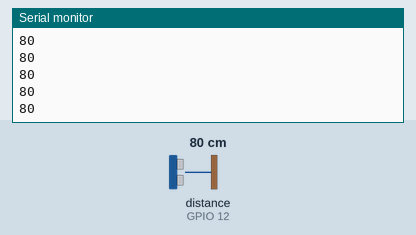
This sketch was run on a simulated ESP8266 (NodeMCU). Shown: the last lines printed to the serial monitor. Wiring (inferred from the names in the program): ultrasonic range finder: trigger GPIO 13; echo GPIO 12. Inputs (shaded band) come from the test bench; at power-on: distance to the obstacle (sensor on GPIO 12) 80 cm. The echo pulse lasts 58.3 µs per cm.

Above: at 1.2 s.
1.3 s: distance to the obstacle (sensor on GPIO 12) set to 2 cm
At 1.37 s:
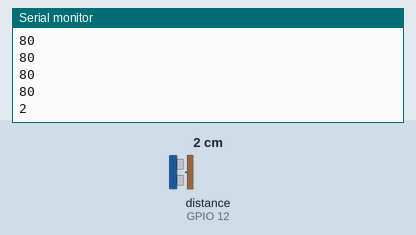
2.8 s: distance to the obstacle (sensor on GPIO 12) set to 4 cm
At 2.88 s:
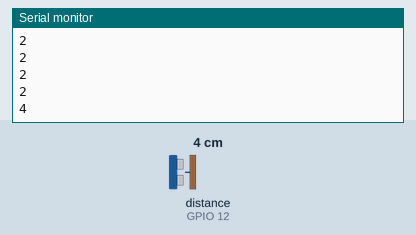
Timing chart, 0 to 5.8 s (numbered marks = the images above; inputs shaded):
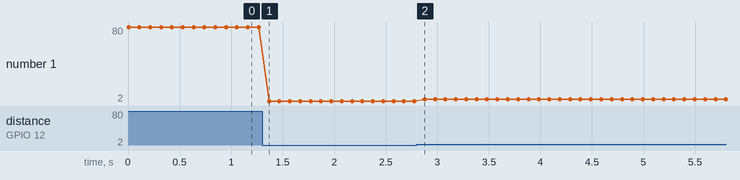

The sketch:

NodeMCUESP8266_Motion.ino
```cpp
#include <ESP8266WiFi.h>
#include <PubSubClient.h>

//IMPORTANT: THIS CODE IS SPECIFICALLY WRITTEN FOR THE NODEMCUESP8266 MCU.
//THE CODE MAY HAVE TO BE MODIFIED TO MAKE It COMPATIBLE WITH OTHER MICROCONTROLLERS.

//This project uses an ultrasonic sensor.
//Other sensors are compatible with some slight modifications to the code
const int TriggerPin = 13; // Trigger Pin of Ultrasonic Sensor
const int EchoPin = 12; // Echo Pin of Ultrasonic Sensor

// WiFi
const char *ssid = "YourWifiNameHere"; // Enter your WiFi name
const char *Password = "YourWifiPasswordHere";  // Enter WiFi password

// MQTT Broker
const char *Mqtt_Broker = "Your broker IP Adress here";
const char *Mqtt_Username = "Your MQTT Server username here";
const char *Mqtt_Password = "Your MQTT Server password here";
const char *Topic = "HomeSecurity/Motion";
const int Mqtt_Port = 1883;

void loop() {
   long duration, cm;
   //Send pulse
   pinMode(TriggerPin, OUTPUT);
   digitalWrite(TriggerPin, LOW);
   delayMicroseconds(2);
   digitalWrite(TriggerPin, HIGH);
   delayMicroseconds(10);
   digitalWrite(TriggerPin, LOW);
   //Recieve pulse
   pinMode(EchoPin, INPUT);
   //Get duration of pulse in microseconds
   duration = pulseIn(EchoPin, HIGH);
   //Get distance to object in centi meters
   cm = GetDistanceCm(duration);
   Serial.println(cm);
   delay(100);
}


long GetDistanceCm(long microseconds) {
  //Eqn to convert microseconds to cms
   return microseconds / 58;
}
```

Measured:
- after the input at 1.3 s, the serial monitor: prints a new line after 0.07 s (image 1)
- after the input at 2.8 s, the serial monitor: prints a new line after 0.08 s (image 2)
- plotted number 1: 80 → 2 after the input at 1.3 s, 2 → 4 after the input at 2.8 s
